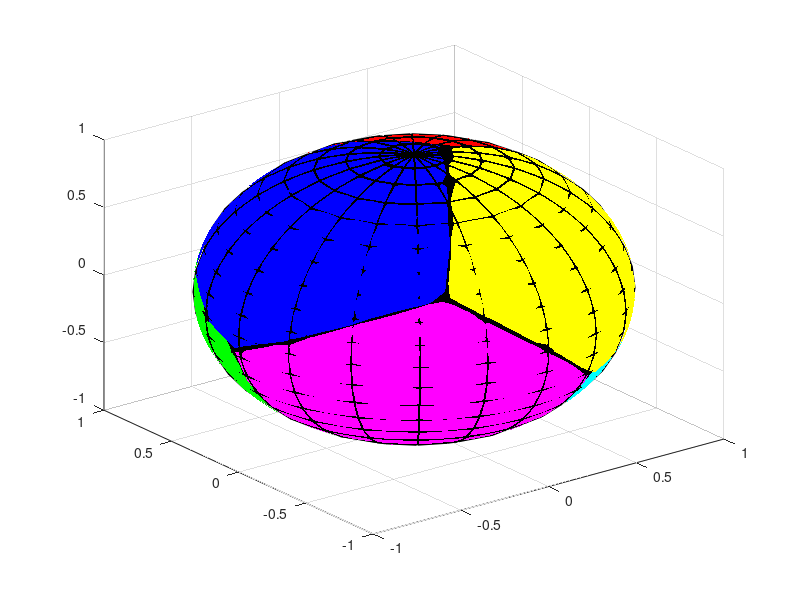

Write MATLAB code to recreate this figure.
%creating data
%rng(5,'twister');
data = [];
for i=1:10000
%     x = (10+10)*rand - 10;
%     y = (5+5)*rand - 5;
%     z = (1+1)*rand - 1;
    x = (1+1)*rand - 1;
    y = (1+1)*rand - 1;
    z = (1+1)*rand - 1;

    new_dp = [x y z];
    data = [data; new_dp];
end

% normalizing data
for i=1:length(data) 
    vec = [data(i,1) data(i,2) data(i,3)];
    unitVec = vec./sqrt((vec(1)^2) + (vec(2)^2) + (vec(3)^2));
    data(i,:) = unitVec;
end

% clustering
k=6;
class = kmeans(data, k);

% defining color of classes
c = ones(length(class),3);
colors = [
          0 0 1;
          0 1 0;
          0 1 1;
          1 0 0;
          1 0 1;
          1 1 0
          ];
for i=1:length(class)
    c(i,:) = colors(class(i), :);
end

% defining parameters to plot
x = data(:,1); % x data
y = data(:,2); % y data
z = data(:,3); % z data
%c is color of the classes
s = 20; % size of the point

% h = scatter3(x,y,z,s,c,"filled",'o'); % plotting
% alpha = 0.5; % alpha
% set(h, 'MarkerEdgeAlpha', alpha, 'MarkerFaceAlpha', alpha) % setting alpha

% ploting a sphere of base
[sx,sy,sz] = sphere;
figure;
hs1 = surf(sx,sy,sz, 'FaceColor', 'black');
hold on;

% ploting spherical sections by class (different colors)
data = [data class];
for i=1:k
    cluster = data(data(:,4)==i,:);
    cluster(:,4) = [];
    [k,vol] = convhulln(cluster); 
    clx = cluster(:,1);
    cly = cluster(:,2);
    clz = cluster(:,3);
    trisurf(k,clx,cly,clz,'FaceColor',colors(i,:), 'LineStyle', 'none');
    hold on;
end